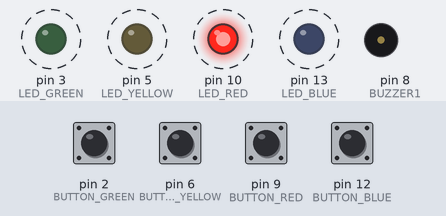
Bench run of a sketch on a simulated Arduino Uno, built with avr-gcc and run on an emulated ATmega328P. Shown: output pins drawn as LEDs (lit = HIGH), buzzer (waves = sounding). Dashed ring = blinking. The test bench sets the inputs (shaded band); at power-on: pin 2 (BUTTON_GREEN), pin 6 (BUTTON_YELLOW), pin 9 (BUTTON_RED), pin 12 (BUTTON_BLUE) HIGH. Random numbers use the default seed unless the sketch sets one; pins used as bus, display or sensor lines are not drawn.

Above: at 1.95 s.
2.0 s: pin 2 (BUTTON_GREEN) pulled LOW for 0.15 s
At 2.8 s:
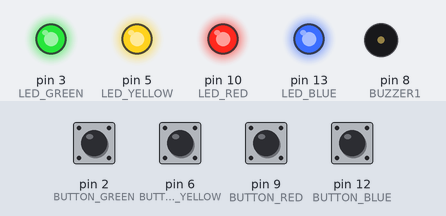
At 3.6 s:
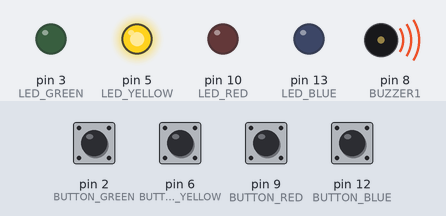
Timing chart, 0 to 5.1 s (numbered marks = the images above; inputs shaded):
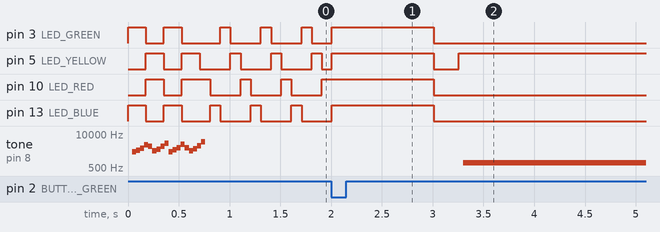

The sketch:

primul.ino
```cpp
#define NOTE_B0 31

#define NOTE_C1 33

#define NOTE_CS1 35

#define NOTE_D1 37

#define NOTE_DS1 39

#define NOTE_E1 41

#define NOTE_F1 44

#define NOTE_FS1 46

#define NOTE_G1 49

#define NOTE_GS1 52

#define NOTE_A1 55

#define NOTE_AS1 58

#define NOTE_B1 62

#define NOTE_C2 65

#define NOTE_CS2 69

#define NOTE_D2 73

#define NOTE_DS2 78

#define NOTE_E2 82

#define NOTE_F2 87

#define NOTE_FS2 93

#define NOTE_G2 98

#define NOTE_GS2 104

#define NOTE_A2 110

#define NOTE_AS2 117

#define NOTE_B2 123

#define NOTE_C3 131

#define NOTE_CS3 139

#define NOTE_D3 147

#define NOTE_DS3 156

#define NOTE_E3 165

#define NOTE_F3 175

#define NOTE_FS3 185

#define NOTE_G3 196

#define NOTE_GS3 208

#define NOTE_A3 220

#define NOTE_AS3 233

#define NOTE_B3 247

#define NOTE_C4 262

#define NOTE_CS4 277

#define NOTE_D4 294

#define NOTE_DS4 311

#define NOTE_E4 330

#define NOTE_F4 349

#define NOTE_FS4 370

#define NOTE_G4 392

#define NOTE_GS4 415

#define NOTE_A4 440

#define NOTE_AS4 466

#define NOTE_B4 494

#define NOTE_C5 523

#define NOTE_CS5 554

#define NOTE_D5 587

#define NOTE_DS5 622

#define NOTE_E5 659

#define NOTE_F5 698

#define NOTE_FS5 740

#define NOTE_G5 784

#define NOTE_GS5 831

#define NOTE_A5 880

#define NOTE_AS5 932

#define NOTE_B5 988

#define NOTE_C6 1047

#define NOTE_CS6 1109

#define NOTE_D6 1175

#define NOTE_DS6 1245

#define NOTE_E6 1319

#define NOTE_F6 1397

#define NOTE_FS6 1480

#define NOTE_G6 1568

#define NOTE_GS6 1661

#define NOTE_A6 1760

#define NOTE_AS6 1865

#define NOTE_B6 1976

#define NOTE_C7 2093

#define NOTE_CS7 2217

#define NOTE_D7 2349

#define NOTE_DS7 2489

#define NOTE_E7 2637

#define NOTE_F7 2794

#define NOTE_FS7 2960

#define NOTE_G7 3136

#define NOTE_GS7 3322

#define NOTE_A7 3520

#define NOTE_AS7 3729

#define NOTE_B7 3951

#define NOTE_C8 4186

#define NOTE_CS8 4435

#define NOTE_D8 4699

#define NOTE_DS8 4978


#define CHOICE_OFF      0 //Used to control LEDs

#define CHOICE_NONE     0 //Used to check buttons

#define CHOICE_RED  (1 << 0)

#define CHOICE_GREEN    (1 << 1)

#define CHOICE_BLUE (1 << 2)

#define CHOICE_YELLOW   (1 << 3)


#define LED_RED     10

#define LED_GREEN   3

#define LED_BLUE    13

#define LED_YELLOW  5


// Button pin definitions

#define BUTTON_RED    9

#define BUTTON_GREEN  2

#define BUTTON_BLUE   12

#define BUTTON_YELLOW 6


// Buzzer pin definitions

#define BUZZER1  8

#define BUZZER2  7


// Define game parameters

#define ROUNDS_TO_WIN      13 //Number of rounds to succesfully remember before you win. 13 is do-able.

#define ENTRY_TIME_LIMIT   3000 //Amount of time to press a button before game times out. 3000ms = 3 sec


#define MODE_MEMORY  0

#define MODE_BATTLE  1

#define MODE_BEEGEES 2


// Game state variables

byte gameMode = MODE_MEMORY;
byte gameBoard[32];
byte gameRound = 0;

void setup(){
  pinMode(BUTTON_RED, INPUT_PULLUP);

  pinMode(BUTTON_GREEN, INPUT_PULLUP);

  pinMode(BUTTON_BLUE, INPUT_PULLUP);

  pinMode(BUTTON_YELLOW, INPUT_PULLUP);


  pinMode(LED_RED, OUTPUT);

  pinMode(LED_GREEN, OUTPUT);

  pinMode(LED_BLUE, OUTPUT);

  pinMode(LED_YELLOW, OUTPUT);


  pinMode(BUZZER1, OUTPUT);

  gameMode = MODE_MEMORY;
  play_winner();
}


void loop(){

  attractMode();
  setLEDs(CHOICE_RED | CHOICE_GREEN | CHOICE_BLUE | CHOICE_YELLOW);
  delay(1000);
  setLEDs(CHOICE_OFF);
  delay(250);


  if (gameMode == MODE_MEMORY){
    if (play_memory() == true)
      play_winner();
    else
      play_loser();
  }

}

boolean play_memory(void){

  gameRound = 0;
  while (gameRound < ROUNDS_TO_WIN) {
    add_to_moves();
    playMoves();
    for (byte currentMove = 0 ; currentMove < gameRound ; currentMove++){
      byte choice = wait_for_button();
      if (choice == 0) return false;
      if (choice != gameBoard[currentMove]) return false;
    }
    delay(1000);
  }
  return true;

}

void playMoves(void){
  for (byte currentMove = 0 ; currentMove < gameRound ; currentMove++) {
    toner(gameBoard[currentMove], 150);
    delay(150);
  }

}


// Adds a new random button to the game sequence, by sampling the timer

void add_to_moves(void){
  byte newButton = random(0, 4);
  if(newButton == 0) newButton = CHOICE_RED;
  else if(newButton == 1) newButton = CHOICE_GREEN;
  else if(newButton == 2) newButton = CHOICE_BLUE;
  else if(newButton == 3) newButton = CHOICE_YELLOW;
  gameBoard[gameRound++] = newButton;

}
void setLEDs(byte leds){
  if ((leds & CHOICE_RED) != 0)
    digitalWrite(LED_RED, HIGH);
  else
    digitalWrite(LED_RED, LOW);
  if ((leds & CHOICE_GREEN) != 0)
    digitalWrite(LED_GREEN, HIGH);
  else
    digitalWrite(LED_GREEN, LOW);
  if ((leds & CHOICE_BLUE) != 0)
    digitalWrite(LED_BLUE, HIGH);
  else
    digitalWrite(LED_BLUE, LOW);
  if ((leds & CHOICE_YELLOW) != 0)
    digitalWrite(LED_YELLOW, HIGH);
  else
    digitalWrite(LED_YELLOW, LOW);
}

byte wait_for_button(void){
  long startTime = millis();
  while ( (millis() - startTime) < ENTRY_TIME_LIMIT) {
    byte button = checkButton();
    if (button != CHOICE_NONE){
      toner(button, 150);
      while(checkButton() != CHOICE_NONE) ;
      delay(10);
      return button;
    }
  }
  return CHOICE_NONE;
}

byte checkButton(void){
  if (digitalRead(BUTTON_RED) == 0) return(CHOICE_RED);
  else if (digitalRead(BUTTON_GREEN) == 0) return(CHOICE_GREEN);
  else if (digitalRead(BUTTON_BLUE) == 0) return(CHOICE_BLUE);
  else if (digitalRead(BUTTON_YELLOW) == 0) return(CHOICE_YELLOW);
  return(CHOICE_NONE);
}

void toner(byte which, int buzz_length_ms){
  setLEDs(which);
  switch(which) {
  case CHOICE_RED:
    buzz_sound(buzz_length_ms, 1136);
    break;
  case CHOICE_GREEN:
    buzz_sound(buzz_length_ms, 568);
    break;
  case CHOICE_BLUE:
    buzz_sound(buzz_length_ms, 851);
    break;
  case CHOICE_YELLOW:
    buzz_sound(buzz_length_ms, 638);
    break;
  }// Turn off all LEDs
}

// Toggle buzzer every buzz_delay_us, for a duration of buzz_length_ms.
void buzz_sound(int buzz_length_ms, int buzz_delay_us){
  long buzz_length_us = buzz_length_ms * (long)1000;
  while (buzz_length_us > (buzz_delay_us * 2)){
    digitalWrite(BUZZER1, LOW);
    delayMicroseconds(buzz_delay_us);

    digitalWrite(BUZZER1, HIGH);
    delayMicroseconds(buzz_delay_us);

  }

}

void play_winner(void){
  setLEDs(CHOICE_GREEN | CHOICE_BLUE);
  winner_sound();
  setLEDs(CHOICE_RED | CHOICE_YELLOW);
  winner_sound();
  setLEDs(CHOICE_GREEN | CHOICE_BLUE);
  winner_sound();
  setLEDs(CHOICE_RED | CHOICE_YELLOW);
  winner_sound();
}

void winner_sound(void){
  for (byte x = 250 ; x > 70 ; x--){
    for (byte y = 0 ; y < 3 ; y++){

      digitalWrite(BUZZER1, HIGH);
      delayMicroseconds(x);

      digitalWrite(BUZZER1, LOW);
      delayMicroseconds(x);

    }

  }

}

void play_loser(void){

  setLEDs(CHOICE_RED | CHOICE_GREEN);

  buzz_sound(255, 1500);

  setLEDs(CHOICE_BLUE | CHOICE_YELLOW);

  buzz_sound(255, 1500);

  setLEDs(CHOICE_RED | CHOICE_GREEN);

  buzz_sound(255, 1500);

  setLEDs(CHOICE_BLUE | CHOICE_YELLOW);

  buzz_sound(255, 1500);

}

void attractMode(void){
  while(1) {
    setLEDs(CHOICE_RED);
    delay(100);
    if (checkButton() != CHOICE_NONE) return;
    setLEDs(CHOICE_BLUE);
    delay(100);
    if (checkButton() != CHOICE_NONE) return;
    setLEDs(CHOICE_GREEN);
    delay(100);
    if (checkButton() != CHOICE_NONE) return;
    setLEDs(CHOICE_YELLOW);
    delay(100);
    if (checkButton() != CHOICE_NONE) return;
  }

}
```

Measured:
- after the input at 2.0 s, tone on pin 8 (BUZZER1): silent → 780 Hz after 1.3 s
- by itself, tone on pin 8 (BUZZER1): plays 2090 Hz for 0.04 s, 2388 Hz for 0.04 s, 2868 Hz for 0.04 s, 3861 Hz for 0.04 s, 3472 Hz for 0.04 s, 2246 Hz for 0.04 s … (18 notes in this stretch)
